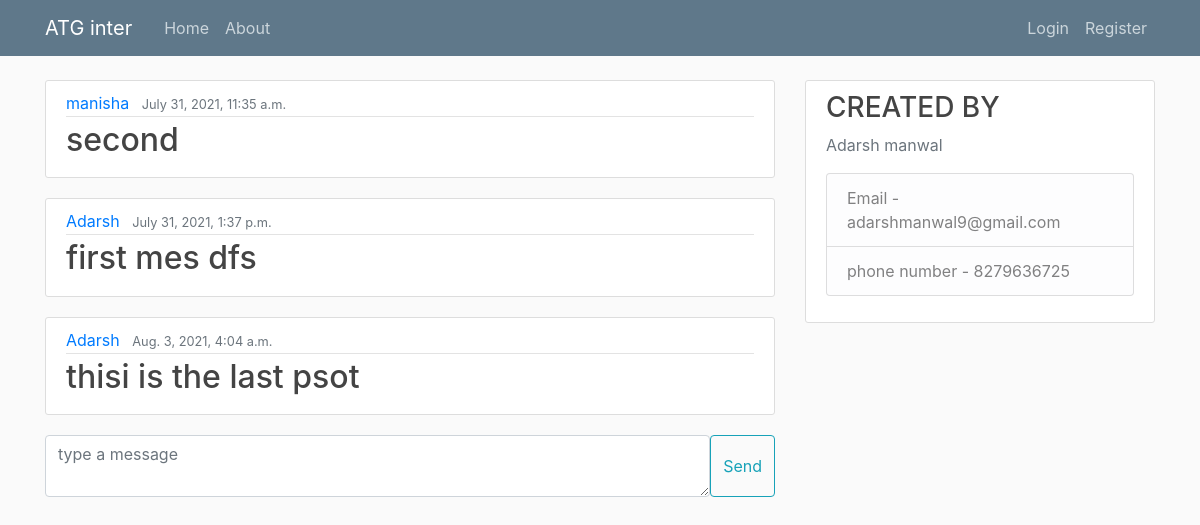
Before: / with the older database file.
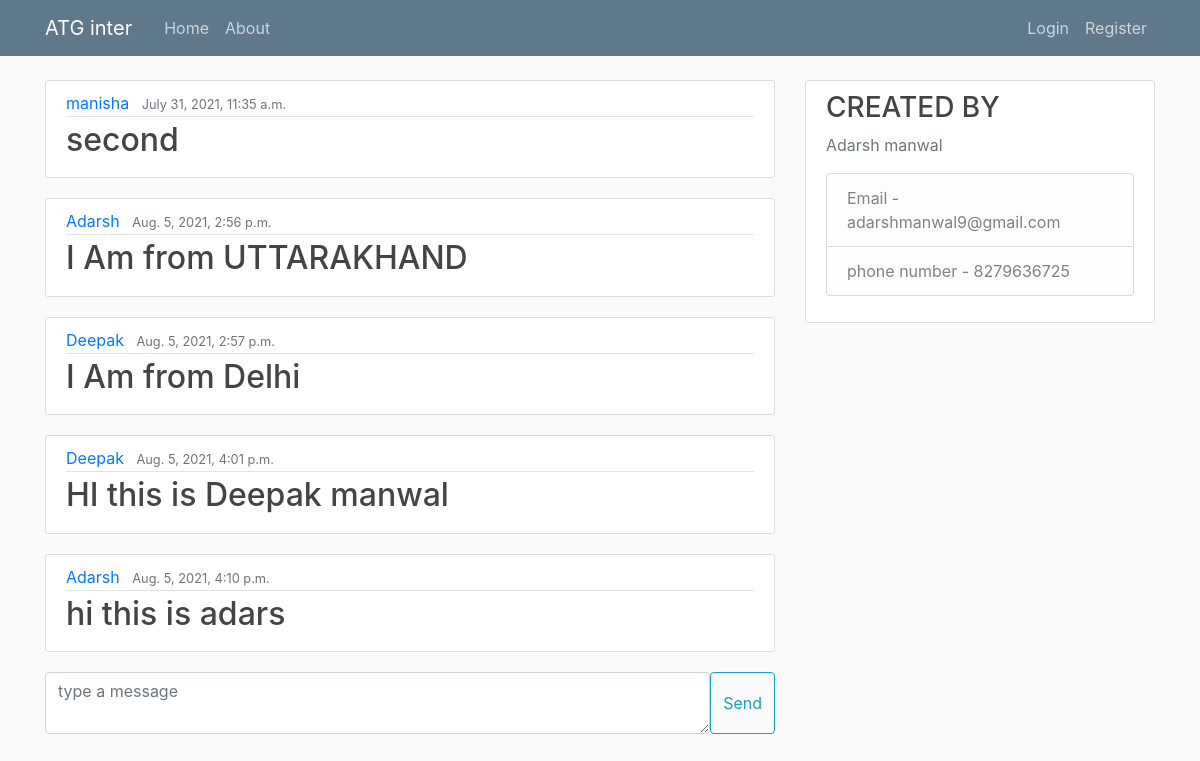
After: the same page with the newer database file.
### chatblog/models.py (models this page shows, shortened)
class post(models.Model):
    content=models.TextField()
    date_posted=models.DateTimeField(default=timezone.now)
    author=models.ForeignKey(User,on_delete=models.CASCADE)

### chatblog/views.py (the view)
# urls.py: path('', PostListView.as_view(),name='blog-home'),
class PostListView(ListView):
    model=post
    template_name='chatblog/home.html'
    context_object_name='posts'
    ordering=['date_posted']

### chatblog/templates/chatblog/home.html (shortened to what this page needs)
{% extends "chatblog/base.html" %}
{% block content %}
{% for post in posts %}
<article class="media content-section">
  <div class="media-body">
    <div class="article-metadata">
      <a class="mr-2" href="#">{{ post.author }}</a>
      <small class="text-muted">{{ post.date_posted }}</small>
    </div>
    <h2><a class="article-title" href="{% url 'post-detail' post.id %}">{{ post.content }}</a></h2>
  </div>
</article>
{% endfor %}
{% endblock content %}
{% block contents %}
  <footer id="check">
    <form action="/post/new/" method="POST">
      <div class="form-floating" id="check" style="display: flex" >
        <textarea class="form-control" name="content" placeholder="type a message" id="floatingTextarea"></textarea>
        <button class="btn btn-outline-info" type="submit">Send</button>
      </div>
    </form>
  </footer>
{% endblock contents %}

### chatblog/templates/chatblog/base.html (shortened to what this page needs)
{% load static %}
<!DOCTYPE html>
<html>
<head>
    <link rel="stylesheet" href="https://maxcdn.bootstrapcdn.com/bootstrap/4.0.0/css/bootstrap.min.css">
    <link rel="stylesheet" type="text/css" href="{% static 'chatblog/main.css' %}">
</head>
<body>
    <header class="site-header">
      <nav class="navbar navbar-expand-md navbar-dark bg-steel fixed-top">
        <div class="container">
          <a class="navbar-brand mr-4" href="{% url 'blog-home' %}">ATG inter</a>
          <div class="collapse navbar-collapse" id="navbarToggle">
            <div class="navbar-nav mr-auto">
              <a class="nav-item nav-link" href="{% url 'blog-home' %}">Home</a>
              <a class="nav-item nav-link" href="{% url 'blog-about' %}">About</a>
            </div>
            <div class="navbar-nav">
              {% if user.is_authenticated %}
                <a class="nav-item nav-link" href="{% url 'profile' %}">Profile</a>
                <a class="nav-item nav-link" href="{% url 'message' %}">chatblog</a>
                <a class="nav-item nav-link" href="{% url 'logout' %}">Logout</a>
              {% else %}
                <a class="nav-item nav-link" href="{% url 'login' %}">Login</a>
                <a class="nav-item nav-link" href="{% url 'register' %}">Register</a>
              {% endif %}
            </div>
          </div>
        </div>
      </nav>
    </header>
    <main role="main" class="container">
      <div class="row">
        <div class="col-md-8">
          {% block content %}{% endblock %}
          {% block contents %}{% endblock %}
        </div>
        <div class="col-md-4">
          <div class="content-section">
            <h3>CREATED BY</h3>
            <p class='text-muted'>Adarsh manwal
              <ul class="list-group">
                <li class="list-group-item list-group-item-light">Email - adarshmanwal9@gmail.com</li>
                <li class="list-group-item list-group-item-light">phone number - 8279636725</li>
              </ul>
            </p>
          </div>
        </div>
      </div>
    </main>
</body>
</html>

### chatblog/static/chatblog/main.css (style rules this page uses)
body { background: #fafafa; color: #333333; margin-top: 5rem; }
h1, h2, h3, h4, h5, h6 { color: #444444; }
ul { margin: 0; }
.bg-steel { background-color: #5f788a; }
.site-header .navbar-nav .nav-link { color: #cbd5db; }
.content-section { background: #ffffff; padding: 10px 20px; border: 1px solid #dddddd; border-radius: 3px; margin-bottom: 20px; }
.article-title { color: #444444; }
.article-metadata { padding-bottom: 1px; margin-bottom: 4px; border-bottom: 1px solid #e3e3e3 }

Changed rows visible on the page:
removed post: author "Adarsh", date_posted "July 31, 2021, 1:37 p.m.", content "first mes dfs"
removed post: author "Adarsh", date_posted "Aug. 3, 2021, 4:04 a.m.", content "thisi is the last psot"
added post: author "Adarsh", date_posted "Aug. 5, 2021, 2:56 p.m.", content "I Am from UTTARAKHAND"
added post: author "Deepak", date_posted "Aug. 5, 2021, 2:57 p.m.", content "I Am from Delhi"
added post: author "Deepak", date_posted "Aug. 5, 2021, 4:01 p.m.", content "HI this is Deepak manwal"
added post: author "Adarsh", date_posted "Aug. 5, 2021, 4:10 p.m.", content "hi this is adars"
